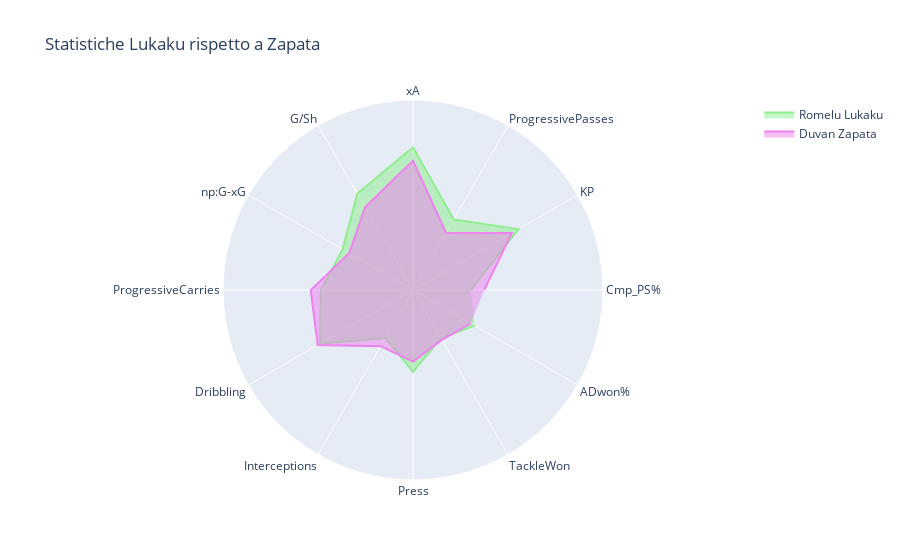

Here is the notebook cell this chart was saved with:
### Code cell
fig = go.Figure()

fig = make_subplots(rows=1, cols=1, specs=[[{'type': 'polar'}]*1]*1)

fig.add_trace(go.Scatterpolar(
      r=plot_medie.loc["Romelu Lukaku"],
      theta=categories,
      fill='toself',
      name='Romelu Lukaku', 
    line_color = 'lightgreen', 
    mode='lines'


), row=1, col=1)

fig.add_trace(go.Scatterpolar(
      r=plot_medie.loc["DuvÃ¡n Zapata"],
      theta=categories,
      fill='toself',
    line_color = 'violet', 

      name='Duvan Zapata', 
          mode='lines'

), row=1, col=1)


fig.update_layout(title="Statistiche Lukaku rispetto a Zapata",
  polar=dict(
    radialaxis=dict(
      visible=False,
      range=range_
    )))
    

fig.show(width=1000, height=1000)

### Figure 1 — Plotly figure (JSON) as saved in the notebook; plotly's stock layout.template omitted (floating-point values rounded to 4 significant figures)
{"data": [{"fill": "toself", "line": {"color": "lightgreen"}, "mode": "lines", "name": "Romelu Lukaku", "r": [-1.258, 1.768, -0.1431, 2.758, 1.27, -0.1485, 0.3694, 1.091, -1.369, -0.1353, -1.35, -0.6264], "subplot": "polar", "theta": ["Cmp_PS%", "KP", "ProgressivePasses", "xA", "G/Sh", "np:G-xG", "ProgressiveCarries", "Dribbling", "Interceptions", "Press", "TackleWon", "ADwon%"], "type": "scatterpolar"}, {"fill": "toself", "line": {"color": "violet"}, "mode": "lines", "name": "Duvan Zapata", "r": [-0.6286, 1.411, -0.8688, 2.121, 0.5309, -0.5104, 0.8448, 1.211, -0.9249, -0.6111, -1.27, -0.8428], "subplot": "polar", "theta": ["Cmp_PS%", "KP", "ProgressivePasses", "xA", "G/Sh", "np:G-xG", "ProgressiveCarries", "Dribbling", "Interceptions", "Press", "TackleWon", "ADwon%"], "type": "scatterpolar"}], "layout": {"polar": {"domain": {"x": [0, 1], "y": [0, 1]}, "radialaxis": {"range": [-4, 5], "visible": false}}, "title": {"text": "Statistiche Lukaku rispetto a Zapata"}}}
